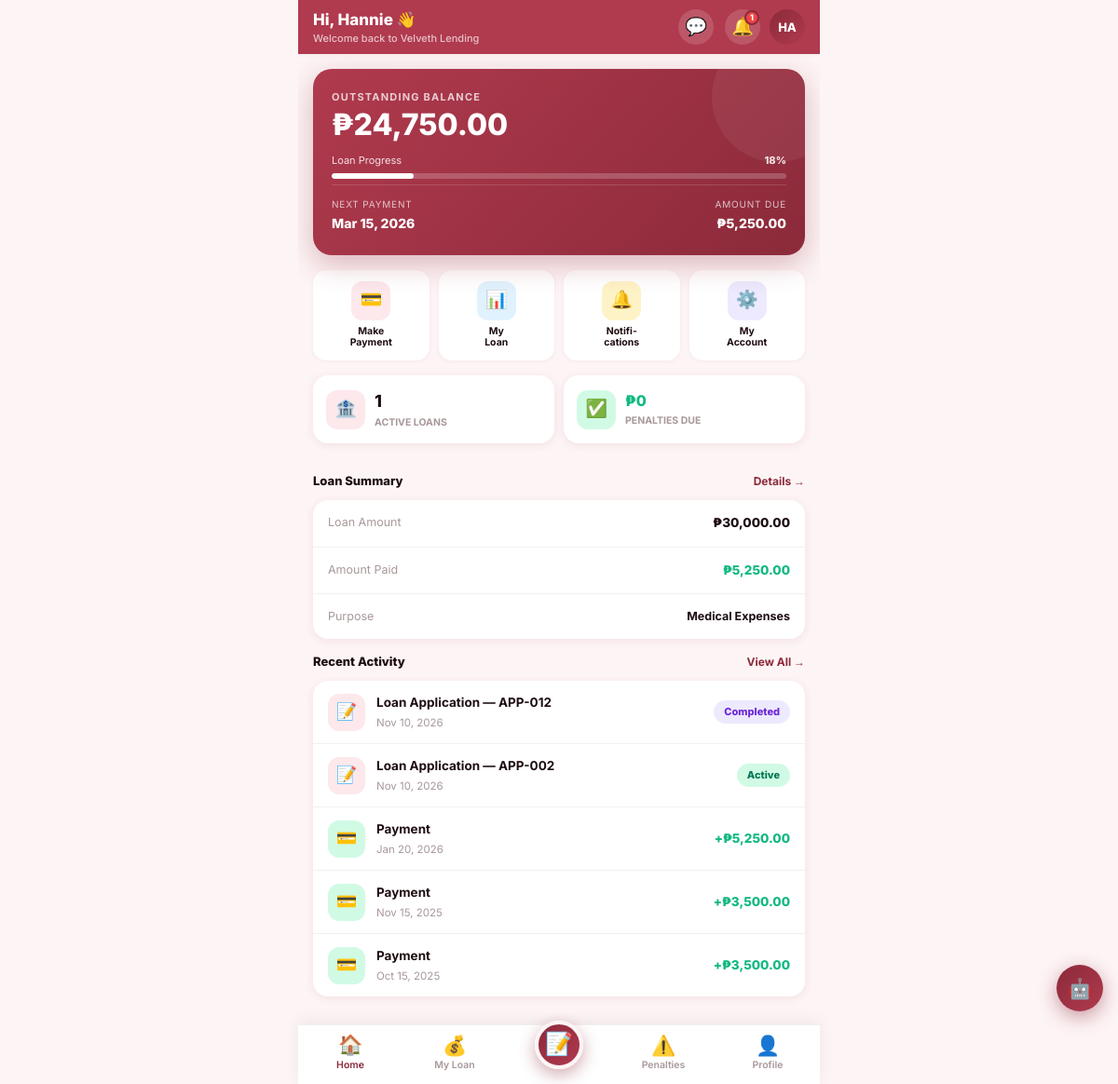
The page /customer_dashboard.php (signed in) on the database its author committed.
### tables this page shows
CREATE TABLE IF NOT EXISTS loans (
    id INT AUTO_INCREMENT PRIMARY KEY,
    application_id INT NOT NULL,
    customer_id INT NOT NULL,
    loan_amount DECIMAL(15,2) NOT NULL,
    amount_paid DECIMAL(15,2) DEFAULT 0.00,
    outstanding_balance DECIMAL(15,2),
    monthly_payment DECIMAL(15,2),
    next_payment_date DATE,
    start_date DATE,
    end_date DATE,
    status ENUM('active','completed','defaulted') DEFAULT 'active',
    created_at TIMESTAMP DEFAULT CURRENT_TIMESTAMP,
    FOREIGN KEY (application_id) REFERENCES loan_applications(id),
    FOREIGN KEY (customer_id) REFERENCES users(id)
);

CREATE TABLE IF NOT EXISTS loan_applications (
    id INT AUTO_INCREMENT PRIMARY KEY,
    app_id VARCHAR(20) UNIQUE,
    customer_id INT NOT NULL,
    loan_amount DECIMAL(15,2) NOT NULL,
    loan_term INT NOT NULL COMMENT 'in months',
    interest_rate DECIMAL(5,2) DEFAULT 5.00,
    purpose TEXT,
    status ENUM('pending','approved','rejected','active','completed') DEFAULT 'pending',
    approved_by INT,
    approved_at DATETIME,
    monthly_payment DECIMAL(15,2),
    total_payable DECIMAL(15,2),
    remarks TEXT,
    signed_name VARCHAR(150) NULL,
    signed_at DATETIME NULL,
    stated_monthly_income DECIMAL(15,2) NULL,
    created_at TIMESTAMP DEFAULT CURRENT_TIMESTAMP,
    updated_at TIMESTAMP DEFAULT CURRENT_TIMESTAMP ON UPDATE CURRENT_TIMESTAMP,
    FOREIGN KEY (customer_id) REFERENCES users(id) ON DELETE CASCADE
);

### customer_dashboard.php (the view, shortened to what this page needs)
<?php
require_once 'config.php';
$user_id = $_SESSION['user_id'];
$loan = $conn->query("SELECT l.*, la.app_id, la.purpose FROM loans l JOIN loan_applications la ON l.application_id=la.id WHERE l.customer_id=$user_id AND l.status='active' LIMIT 1")->fetch_assoc();
$active_count  = $conn->query("SELECT COUNT(*) c FROM loans WHERE customer_id=$user_id AND status='active'")->fetch_assoc()['c'] ?? 0;
$penalties     = $conn->query("SELECT SUM(penalty_amount) s FROM penalties WHERE customer_id=$user_id AND status IN ('pending','unpaid')")->fetch_assoc()['s'] ?? 0;
$unread_notifs = $conn->query("SELECT COUNT(*) c FROM notifications WHERE user_id=$user_id AND is_read=0")->fetch_assoc()['c'] ?? 0;
$activities = $conn->query("
    SELECT 'payment' as type, p.amount, p.payment_date as activity_date, p.status, CONCAT('Payment') as title
    FROM payments p WHERE p.customer_id=$user_id
    UNION
    SELECT 'loan' as type, la.loan_amount, la.created_at, la.status, CONCAT('Loan Application — ', la.app_id)
    FROM loan_applications la WHERE la.customer_id=$user_id
    ORDER BY activity_date DESC LIMIT 5");
$progress = 0;
if ($loan) {
    $progress = $loan['loan_amount'] > 0 ? round(($loan['amount_paid'] / $loan['loan_amount']) * 100) : 0;
}
$first_name = htmlspecialchars(explode(' ', $_SESSION['fullname'])[0]);
?>
<!DOCTYPE html>
<html lang="en">
<head>
  <link rel="stylesheet" href="shared.css"/>
  <link rel="stylesheet" href="mobile-app.css"/>
</head>
<body class="app-shell">
  <header class="app-bar maroon" style="background:var(--maroon-light);">
    <div style="flex:1;min-width:0;">
      <div class="app-bar-title">Hi, <?= $first_name ?> 👋</div>
      <div class="app-bar-sub">Welcome back to Velveth Lending</div>
    </div>
    <a href="customer_messages.php" class="app-bar-action" style="margin-right:2px;">
      💬
    </a>
    <a href="customer_notifications.php" class="app-bar-action">
      🔔
      <?php if ($unread_notifs > 0): ?><span class="badge-dot"><?= min($unread_notifs,9) ?></span><?php endif; ?>
    </a>
    <a href="customer_profile.php" class="app-bar-avatar"><?= strtoupper(substr($_SESSION['fullname'],0,2)) ?></a>
  </header>
  <main class="app-screen">
    <?php if ($loan): ?>
    <div class="balance-hero">
      <div class="balance-hero-label">Outstanding Balance</div>
      <div class="balance-hero-amount">₱<?= number_format($loan['outstanding_balance'],2) ?></div>
      <div style="margin-bottom:6px;">
        <div style="display:flex;justify-content:space-between;font-size:11px;opacity:.85;margin-bottom:5px;">
          <span>Loan Progress</span><span style="font-weight:800;"><?= $progress ?>%</span>
        </div>
        <div style="height:6px;background:rgba(255,255,255,.2);border-radius:100px;overflow:hidden;">
          <div style="height:100%;width:<?= $progress ?>%;background:white;border-radius:100px;"></div>
        </div>
      </div>
      <div class="balance-hero-row">
        <div>
          <div class="balance-hero-stat-label">Next Payment</div>
          <div class="balance-hero-stat-val"><?= $loan['next_payment_date'] ? date('M d, Y', strtotime($loan['next_payment_date'])) : 'N/A' ?></div>
        </div>
        <div style="text-align:right;">
          <div class="balance-hero-stat-label">Amount Due</div>
          <div class="balance-hero-stat-val">₱<?= number_format($loan['monthly_payment'],2) ?></div>
        </div>
      </div>
    </div>
    <?php endif; ?>
    <div class="qa-grid-app">
      <a href="customer_loan.php" class="qa-app-btn">
        <div class="qa-app-icon" style="background:#fde8ec;">💳</div>
        <div class="qa-app-label">Make<br>Payment</div>
      </a>
      <a href="customer_loan.php" class="qa-app-btn">
        <div class="qa-app-icon" style="background:#e0f2fe;">📊</div>
        <div class="qa-app-label">My<br>Loan</div>
      </a>
      <a href="customer_notifications.php" class="qa-app-btn">
        <div class="qa-app-icon" style="background:#fef3c7;">🔔</div>
        <div class="qa-app-label">Notifi-<br>cations</div>
      </a>
      <a href="customer_profile.php" class="qa-app-btn">
        <div class="qa-app-icon" style="background:#ede9fe;">⚙️</div>
        <div class="qa-app-label">My<br>Account</div>
      </a>
    </div>
    <div style="display:grid;grid-template-columns:1fr 1fr;gap:10px;margin-bottom:16px;">
      <div class="app-card" style="display:flex;align-items:center;gap:10px;padding:14px;">
        <div class="qa-app-icon" style="background:#fde8ec;flex-shrink:0;">🏦</div>
        <div>
          <div style="font-size:18px;font-weight:800;"><?= $active_count ?></div>
          <div style="font-size:10.5px;color:var(--gray-400);font-weight:700;text-transform:uppercase;">Active Loans</div>
        </div>
      </div>
      <div class="app-card" style="display:flex;align-items:center;gap:10px;padding:14px;">
        <div class="qa-app-icon" style="background:<?= $penalties>0?'#fee2e2':'#d1fae5' ?>;flex-shrink:0;"><?= $penalties>0?'⚠️':'✅' ?></div>
        <div>
          <div style="font-size:16px;font-weight:800;color:<?= $penalties>0?'#ef4444':'#10b981' ?>;">₱<?= number_format($penalties,0) ?></div>
          <div style="font-size:10.5px;color:var(--gray-400);font-weight:700;text-transform:uppercase;">Penalties Due</div>
        </div>
      </div>
    </div>
    <?php if ($loan): ?>
    <div class="app-section-title">
      <span>Loan Summary</span>
      <a href="customer_loan.php" class="see-all">Details →</a>
    </div>
    <div class="app-card-flat">
      <div style="padding:14px 16px;display:flex;justify-content:space-between;border-bottom:1px solid var(--gray-100);">
        <span style="font-size:12.5px;color:var(--gray-400);">Loan Amount</span>
        <span style="font-weight:800;font-size:13.5px;">₱<?= number_format($loan['loan_amount'],2) ?></span>
      </div>
      <div style="padding:14px 16px;display:flex;justify-content:space-between;border-bottom:1px solid var(--gray-100);">
        <span style="font-size:12.5px;color:var(--gray-400);">Amount Paid</span>
        <span style="font-weight:800;font-size:13.5px;color:#10b981;">₱<?= number_format($loan['amount_paid'],2) ?></span>
      </div>
      <div style="padding:14px 16px;display:flex;justify-content:space-between;">
        <span style="font-size:12.5px;color:var(--gray-400);">Purpose</span>
        <span style="font-weight:700;font-size:12.5px;text-align:right;max-width:60%;"><?= htmlspecialchars($loan['purpose'] ?? '—') ?></span>
      </div>
    </div>
    <?php endif; ?>
    <div class="app-section-title">
      <span>Recent Activity</span>
      <a href="customer_loan.php" class="see-all">View All →</a>
    </div>
    <div class="app-card-flat">
      <?php if ($activities->num_rows === 0): ?>
        <div class="app-empty">
          <div class="app-empty-icon">🗂️</div>
          <div class="app-empty-title">No activity yet</div>
          <div class="app-empty-sub">Your payments and applications will appear here</div>
        </div>
      <?php else: while($act = $activities->fetch_assoc()): ?>
        <div class="app-list-item">
          <div class="app-list-icon" style="background:<?= $act['type']==='payment'?'#d1fae5':'#fde8ec' ?>;">
            <?= $act['type']==='payment' ? '💳' : '📝' ?>
          </div>
          <div class="app-list-body">
            <div class="app-list-title"><?= htmlspecialchars($act['title']) ?></div>
            <div class="app-list-sub"><?= $act['activity_date'] ? date('M d, Y', strtotime($act['activity_date'])) : 'N/A' ?></div>
          </div>
          <div class="app-list-end">
            <?php if ($act['type'] === 'payment'): ?>
              <div class="app-list-amount" style="color:#10b981;">+₱<?= number_format($act['amount'],2) ?></div>
            <?php else: ?>
              <span class="pill <?= $act['status'] ?>"><?= ucfirst($act['status']) ?></span>
            <?php endif; ?>
          </div>
        </div>
      <?php endwhile; endif; ?>
    </div>
  </main>
  <?php include 'app_tabbar.php'; ?>
  <?php include 'chatbot.php'; ?>
</body>
</html>

### shared.css (style rules this page uses)
:root { --maroon: #8B2A3A; --maroon-dark: #6e1f2d; --maroon-deep: #4a1020; --maroon-light: #b03a4e; --maroon-pale: #fdf0f2; --maroon-muted: #f0c8ce; --maroon-soft: #e8aab4; --sidebar-bg: #2c0f18; --sidebar-hover: #3d1520; --bg-page: #fdf4f5; --bg-card: #ffffff; --bg-input: #ffffff; --white: #ffffff; --gray-50: #faf9f9; --gray-100: #f3f0f0; --gray-200: #e8e2e3; --gray-300: #d5ccce; --gray-400: #a89899; --gray-600: #6b5c5f; --text-dark: #1e0d10; --text-medium: #4a3538; --text-light: #7a6365; --shadow-xs: 0 1px 4px rgba(139,42,58,.06); --shadow-sm: 0 2px 10px rgba(139,42,58,.09); --shadow-md: 0 4px 22px rgba(139,42,58,.13); --shadow-lg: 0 8px 40px rgba(139,42,58,.17); --shadow-xl: 0 16px 60px rgba(139,42,58,.22); --radius-xs: 4px; --radius-sm: 8px; --radius-md: 14px; --radius-lg: 20px; --radius-full: 100px; --status-active: #10b981; --status-pending: #f59e0b; --status-rejected: #ef4444; --status-verified: #3b82f6; --status-completed: #8b5cf6; --sidebar-width: 250px; --header-height: 60px; --bottom-nav-height: 62px; }
*, *::before, *::after { margin:0; padding:0; box-sizing:border-box; }
html { scroll-behavior:smooth; }
body { font-family:'Inter',Arial,sans-serif; background:var(--bg-page); color:var(--text-dark); font-size:14px; line-height:1.6; -webkit-font-smoothing:antialiased; }
a { text-decoration:none; color:inherit; }

### rows shown on the page
loans: outstanding_balance "24,750.00", progress "18", next_payment_date "Mar 15, 2026", monthly_payment "5,250.00", loan_amount "30,000.00", amount_paid "5,250.00", application.purpose "Medical Expenses"

### other values the page prints
$first_name "Hannie"
min($unread_notifs,9) "1"
substr($_SESSION['fullname'],0,2) "HA"
$active_count "1"
$penalties "0"
$act['title'] "Loan Application — APP-012"
date('M d, Y', strtotime($act['activity_date'])) "Nov 10, 2026"
$act['status'] "Completed"
$act['title'] "Loan Application — APP-002"
$act['status'] "Active"
$act['title'] "Payment"
date('M d, Y', strtotime($act['activity_date'])) "Jan 20, 2026"
$act['amount'] "5,250.00"
date('M d, Y', strtotime($act['activity_date'])) "Nov 15, 2025"
$act['amount'] "3,500.00"
